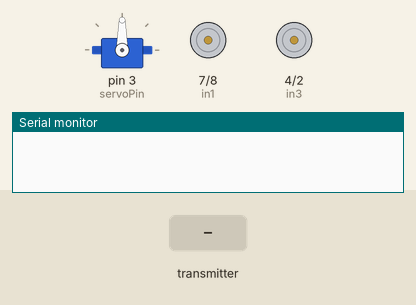
The program below on a simulated Arduino Uno, built with avr-gcc and run on an emulated ATmega328P. Shown: servo, motor-driver pin pairs drawn as motors (green arrow = first pin HIGH = forward, orange = second pin HIGH = backward, longer = more drive, scaled by the enable pin), the last lines printed to the serial monitor. The test bench sets the inputs (shaded band). No radio packets arrive unless stated.

Above: at 1.2 s.
1.3 s: the transmitter starts sending motorX = 0
At 2.2 s:
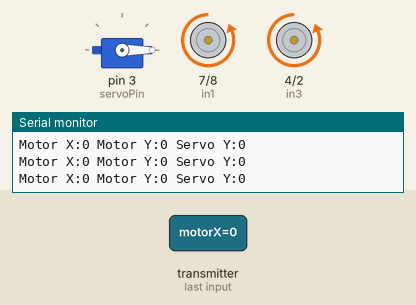
2.8 s: the transmitter starts sending motorY = 1023
At 3.4 s:
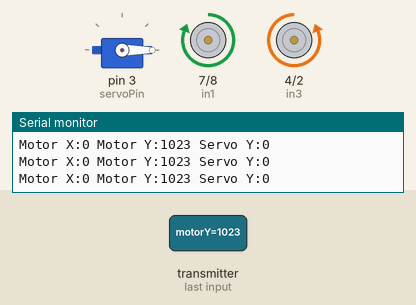
4.3 s: the transmitter starts sending servoY = 180
At 5.5 s:
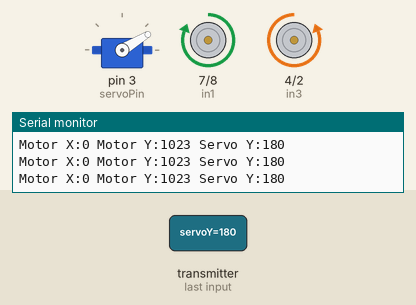
5.8 s: the transmitter starts sending motorX = 256
At 6.9 s:
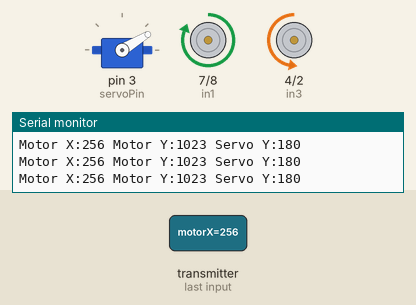
7.3 s: the transmitter starts sending motorY = 256
At 8.0 s:
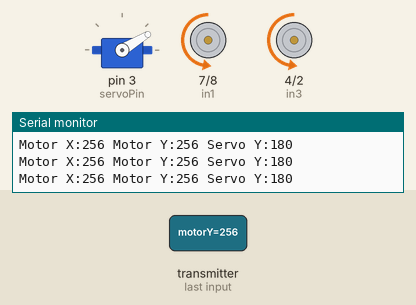
8.8 s: the transmitter starts sending servoY = 0
At 9.1 s:
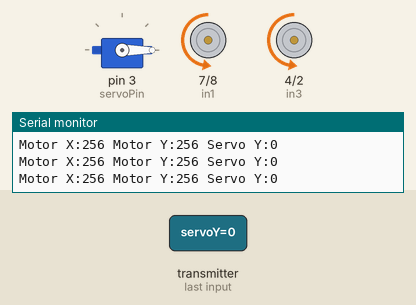
Timing chart, 0 to 11.3 s (numbered marks = the images above; inputs shaded):
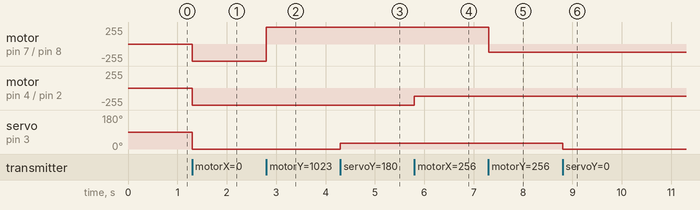

Measured:
- after the input at 1.3 s, motor on pin 7 (in1) / pin 8 (in2), motor on pin 4 (in3) / pin 2 (in4): stopped → backward 255/255 at once; servo on pin 3 (servoPin): 90° → 0° at once
- after the input at 2.8 s, motor on pin 7 (in1) / pin 8 (in2): backward 255/255 → forward 255/255 at once
- after the input at 4.3 s, servo on pin 3 (servoPin): 0° → 31° at once
- after the input at 5.8 s, motor on pin 4 (in3) / pin 2 (in4): backward 255/255 → backward 127/255 at once
- after the input at 7.3 s, motor on pin 7 (in1) / pin 8 (in2): forward 255/255 → backward 127/255 at once
- after the input at 8.8 s, servo on pin 3 (servoPin): 31° → 0° at once

The program:

main.cpp
```cpp
#include <SPI.h>
#include <nRF24L01.h>
#include <RF24.h>
#include <Servo.h>

// Настройка модуля nRF24L01
RF24 radio(9, 10);  // CE, CSN
const byte address[6] = "R1337";  // Адрес
const int channel = 108;          // Уникальный канал

// Настройка моторов (L298N)
const int enA = 6;
const int enB = 5;
const int in1 = 7;
const int in2 = 8;
const int in3 = 4;
const int in4 = 2;


Servo servo;
const int servoPin = 3;

struct DataPacket {
  int motorX;
  int motorY;
  int servoY;
};
DataPacket receivedData;


const int deadzone = 50;

void setup() {
  Serial.begin(9600);

  // Инициализация nRF24L01
  if (!radio.begin()) {
    Serial.println("Ошибка: модуль nRF24L01 не инициализирован");
    while (1);
  }
  radio.openReadingPipe(1, address);  // Адрес
  radio.setPALevel(RF24_PA_HIGH);     // Мощность
  radio.setDataRate(RF24_1MBPS);      // Скорость
  radio.setChannel(channel);          // Уникальный канал
  radio.startListening();             // Режим приема

  // Инициализация моторов
  pinMode(enA, OUTPUT);
  pinMode(enB, OUTPUT);
  pinMode(in1, OUTPUT);
  pinMode(in2, OUTPUT);
  pinMode(in3, OUTPUT);
  pinMode(in4, OUTPUT);


  servo.attach(servoPin);
  servo.write(90);
}

void loop() {
  if (radio.available()) {

    radio.read(&receivedData, sizeof(receivedData));


    int motorSpeedX = map(abs(receivedData.motorX - 512), 0, 511, 0, 255);
    int motorSpeedY = map(abs(receivedData.motorY - 512), 0, 511, 0, 255);

    if (receivedData.motorY > 600) {  // Вперед
      analogWrite(enA, motorSpeedY);
      digitalWrite(in1, HIGH);
      digitalWrite(in2, LOW);
    } else if (receivedData.motorY < 400) {  // Назад
      analogWrite(enA, motorSpeedY);
      digitalWrite(in1, LOW);
      digitalWrite(in2, HIGH);
    } else {
      analogWrite(enA, 0);
    }

    if (receivedData.motorX > 600) {  // Вправо
      analogWrite(enB, motorSpeedX);
      digitalWrite(in3, HIGH);
      digitalWrite(in4, LOW);
    } else if (receivedData.motorX < 400) {  // Влево
      analogWrite(enB, motorSpeedX);
      digitalWrite(in3, LOW);
      digitalWrite(in4, HIGH);
    } else {  // Остановка по оси X
      analogWrite(enB, 0);
    }

    int servoAngle = map(receivedData.servoY, 0, 1023, 0, 180);
    servo.write(servoAngle);

    Serial.print("Motor X:");
    Serial.print(receivedData.motorX);
    Serial.print(" Motor Y:");
    Serial.print(receivedData.motorY);
    Serial.print(" Servo Y:");
    Serial.println(receivedData.servoY);
  }
}
```
